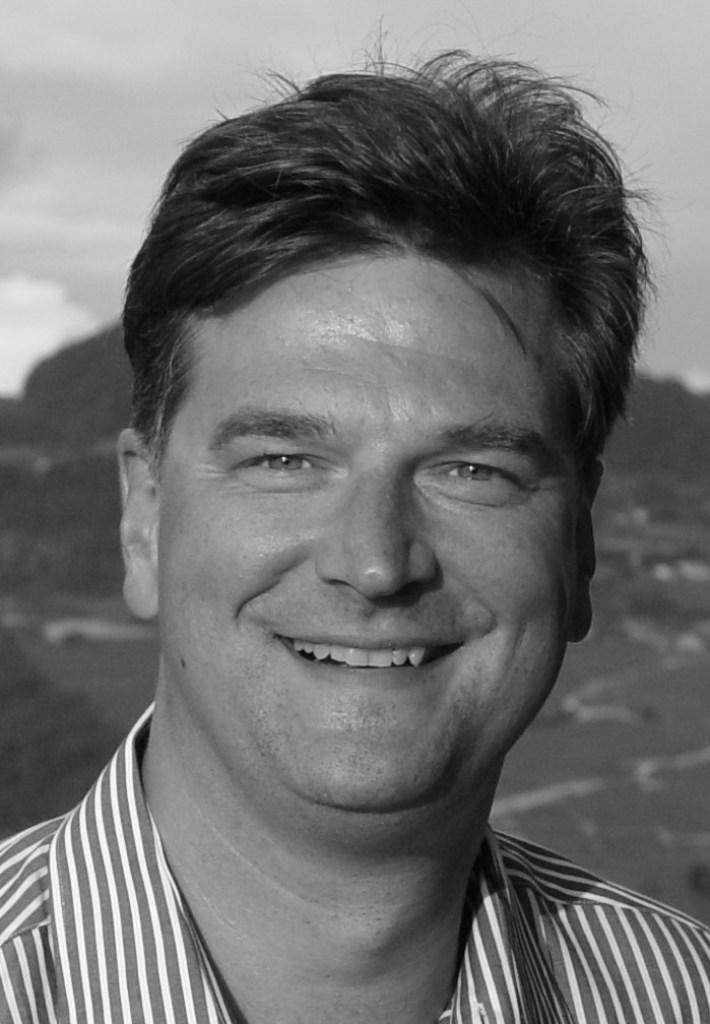
#> input picture lectures/1-partial-exam/5-lec/2-Детекција-на-рабови/berndsface.png, 710 x 1024 px
$ python laplacian_operator.py   (older library calls are emulated)
#> lines starting #> are read from the running program, lines starting #| are printed output that depends on the picture
import cv2
from matplotlib import pyplot as plt

# Laplacian operator
img = cv2.imread('berndsface.png', 0)
#> img is the input picture: shape (1024, 710); min 2, max 254, mean 112.6
laplacian = cv2.Laplacian(img, cv2.CV_64F)
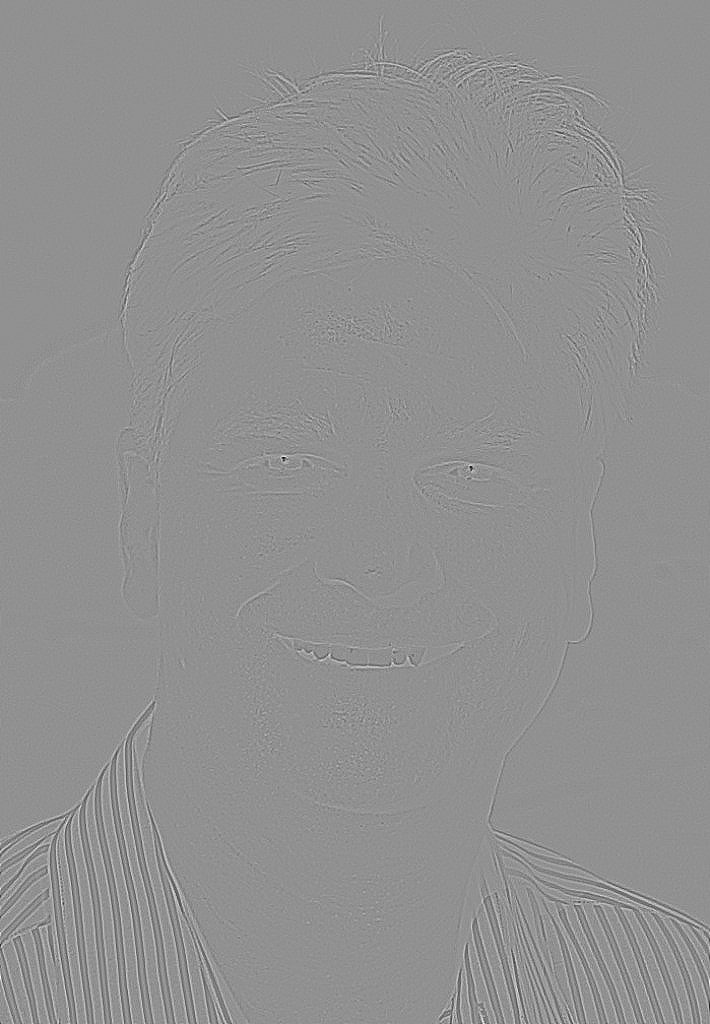
#> laplacian: shape (1024, 710) float64; min -170, max 129, mean 0; drawn with min black and max white
plt.subplot(1, 2, 1), plt.imshow(img, cmap='gray')
plt.title('Original'), plt.xticks([]), plt.yticks([])
plt.subplot(1, 2, 2), plt.imshow(laplacian, cmap='gray')
plt.title('Laplacian'), plt.xticks([]), plt.yticks([])
plt.show()
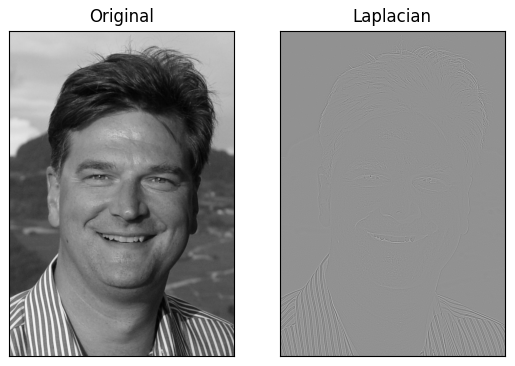
#> figure drawn by matplotlib, 2 panels

$ run again, with lectures/1-partial-exam/5-lec/2-Детекција-на-рабови/bike.png copied over lectures/1-partial-exam/5-lec/2-Детекција-на-рабови/berndsface.png
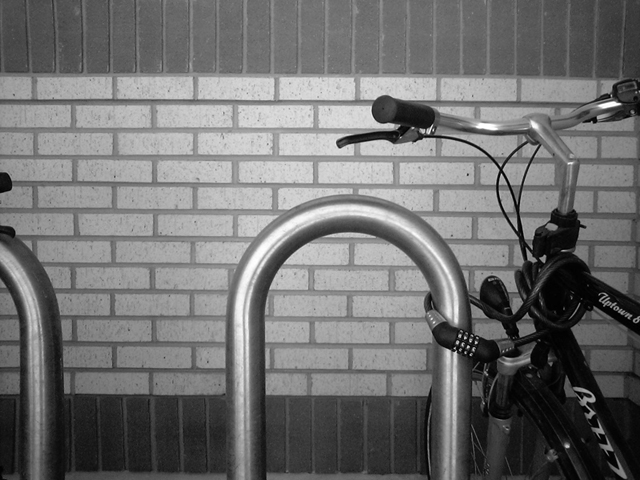
#> input picture lectures/1-partial-exam/5-lec/2-Детекција-на-рабови/bike.png, 640 x 480 px
#> img is the input picture: shape (480, 640); min 0, max 255, mean 112.2
#> `laplacian = cv2.Laplacian(img, cv2.CV_64F)`:
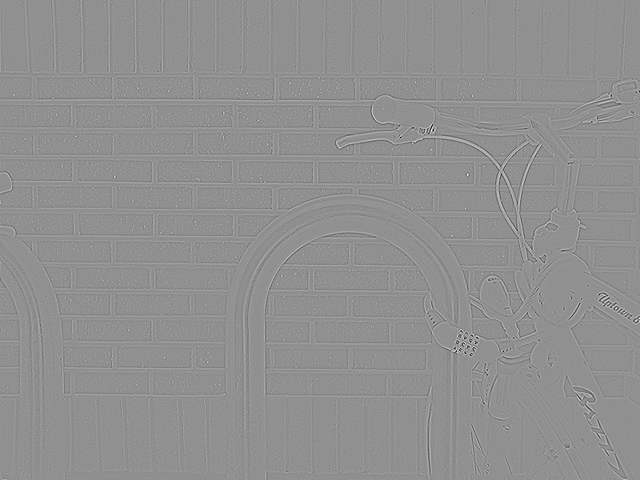
#> laplacian: shape (480, 640) float64; min -445, max 340, mean 0; drawn with min black and max white
#> `plt.show()`:
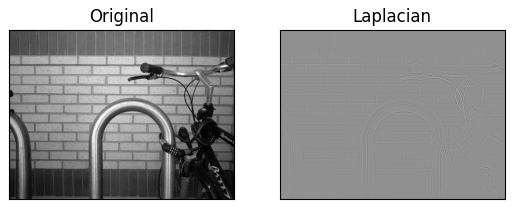
#> figure drawn by matplotlib, 2 panels

$ run again, with lectures/1-partial-exam/5-lec/2-Детекција-на-рабови/image1.jpg saved as lectures/1-partial-exam/5-lec/2-Детекција-на-рабови/berndsface.png
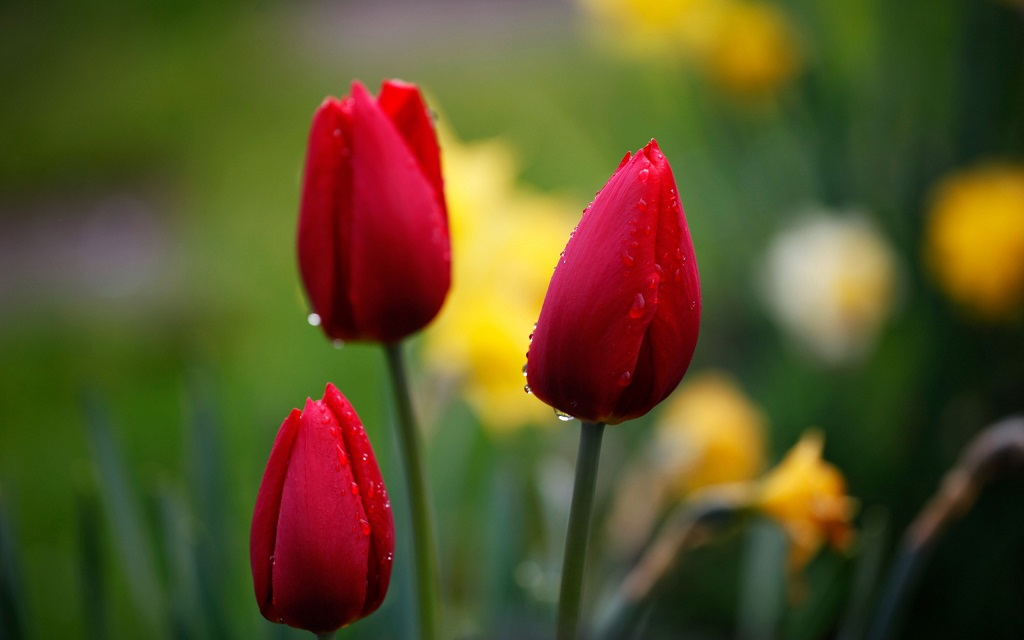
#> input picture lectures/1-partial-exam/5-lec/2-Детекција-на-рабови/image1.jpg, 1024 x 640 px
#> `laplacian = cv2.Laplacian(img, cv2.CV_64F)`:
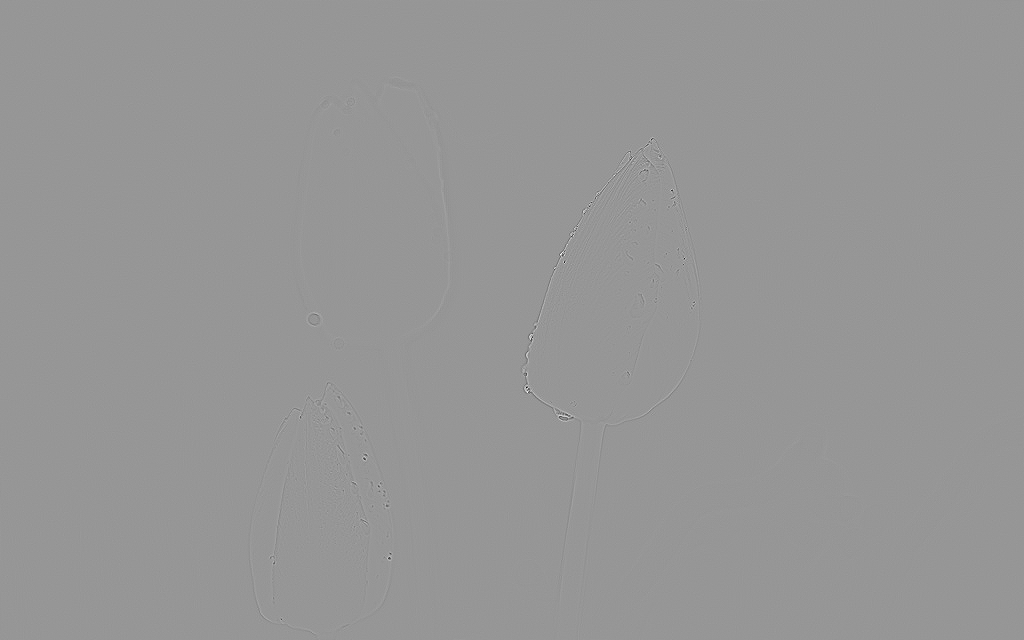
#> laplacian: shape (640, 1024) float64; min -422, max 293, mean 0; drawn with min black and max white
#> `plt.show()`:
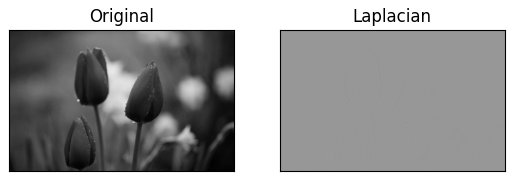
#> figure drawn by matplotlib, 2 panels
